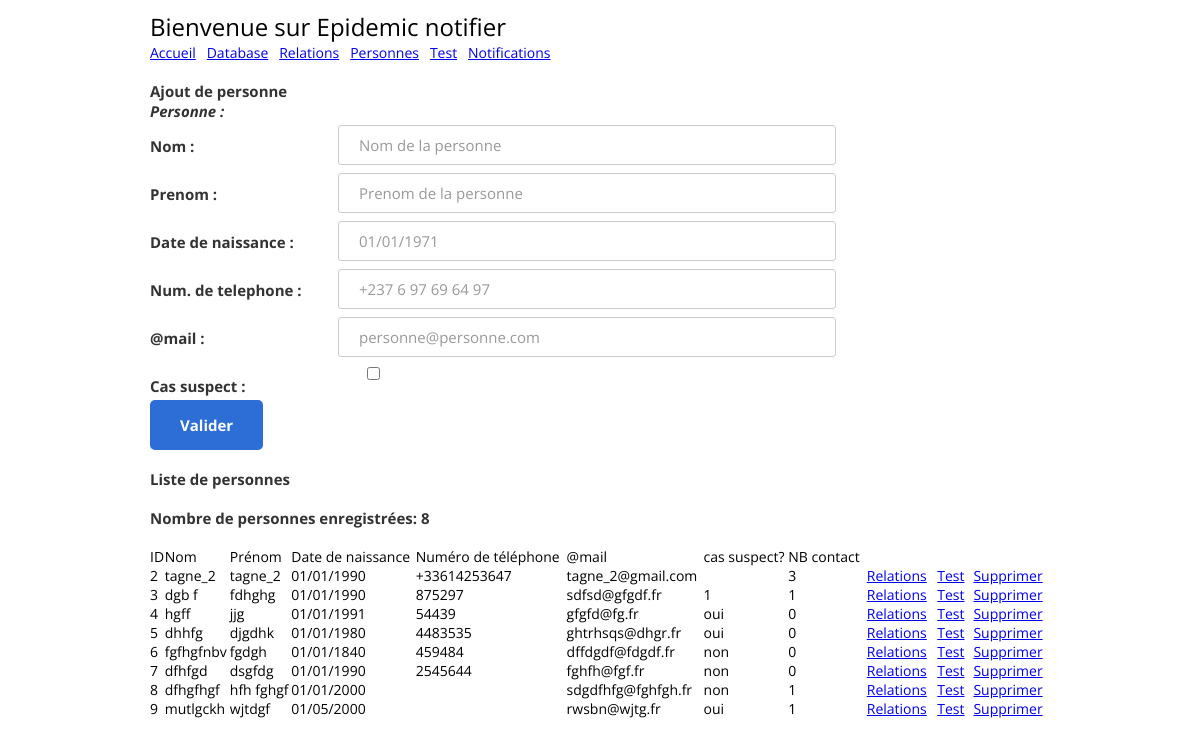
The app's page /personnes, older data.
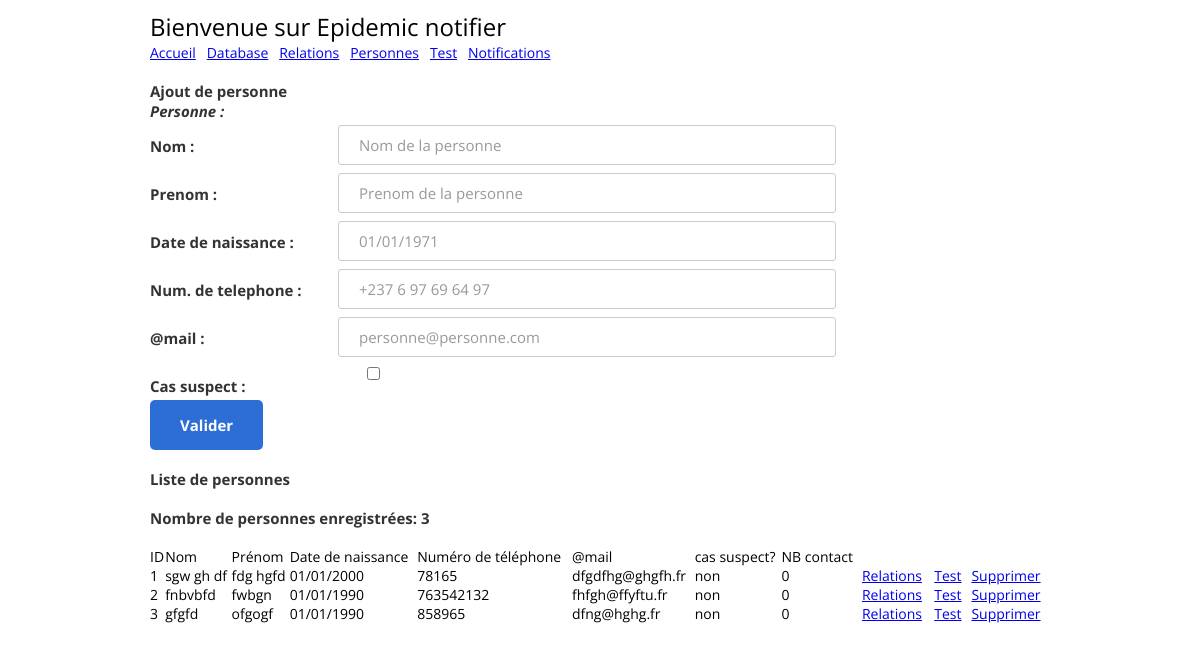
The same page, newer data.
### tables this page shows
CREATE TABLE "personnes" (
	"id"	integer,
	"nom"	text,
	"prenom"	text,
	"date_naiss"	text,
	"num_telephone"	text,
	"email"	text,
	"suspect"	text,
	"gueri"	TEXT,
	PRIMARY KEY("id"),
	UNIQUE("nom","prenom","date_naiss")
);

### app.py (the view)
@app.route("/personnes")
def home_personne():
    personnes = CRP().get_personnes_crp() #Personne().get_all()
    return render_template("personne.html", personnes=personnes, nb_personnes=len(personnes))

### treatment/db/contact_relation_personne.py (called while the page is built, shortened)
    def get_personne_nb_contact(self, personne_id):
        r = "SELECT COUNT(*) FROM contact_relation_personnes WHERE personne_id_1=? OR personne_id_2=? LIMIT 1"
        self.cur.execute(r, (str(personne_id), str(personne_id)))
        row = self.cur.fetchone()
        return row[0]

    def get_personnes_crp(self, personne_id=None):
        if personne_id is None:
            personnes = Personne().get_all()
            p_crp_dict = []
            for p in personnes:
                p_crp = RCRPPersonne(p.id, p.nom, p.prenom, p.date_naiss, p.num_telephone, p.email, p.suspect if p.suspect != None else "", "", self.get_personne_nb_contact(p.id))
                p_crp_dict.append(p_crp)
            return p_crp_dict

### treatment/db/personne.py (called while the page is built)
    def get_all(self):
        self.cur.execute("SELECT  * FROM personnes ORDER BY id ASC")
        rows = self.cur.fetchall()
        return [RPersonne(row[0], row[1], row[2], row[3], row[4], row[5], row[6]) for row in rows]

### templates/personne.html (shortened to what this page needs)
<!DOCTYPE html>
<html>
  <head>
    {% include 'inc/header.html' %}
  </head>
  <body>
    <div class="page-wrapper bg-dark p-t-100 p-b-50">
      <div class="wrapper wrapper--w900">
        <form action="/personnes" method="POST" onsubmit="return validate_form_personne();">
          <div class="card card-6">
            <div class="card-heading">
              {% include 'inc/header_menu.html' %}
            </div>
            <div class="card-body">
              <div class="label-row">Ajout de personne </div>
              {% include 'inc/form_personne.html' %}
            </div>
          </div>
          <div class="card-footer">
            <button class="btn btn--radius-2 btn--blue-2" id="btnvalid_personne" type="submit">Valider</button>
          </div>
        </form>
        <br/>
        <div class="card card-6">
          <div class="card-body">
            <div class="label-row">Liste de personnes</div>
            {% if personnes %}
              <br/>
              <div class="label-row">Nombre de personnes enregistr&eacute;es: {{ nb_personnes }} </div>
            {% endif %}
            <br/>
            {% include 'inc/list_personne.html' %}
          </div>
        </div>
      </div>
    </div>
  </body>
</html>

### templates/inc/list_personne.html
<table width="100%">
      <thead>
        <td>ID</td>
        <td>Nom</td>
        <td>Prénom</td>
        <td>Date de naissance</td>
        <td>Numéro de téléphone</td>
        <td>@mail</td>
        <td>cas suspect?</td>
        <td>NB contact</td>
        <td></td>
        <td></td>
        <td></td>
      </thead>
      <tbody>
        {% if personnes %}
          {% for p in personnes %}
            <tr>
              <td>{{ p.id }}</td>
              <td>{{ p.nom }}</td>
              <td>{{ p.prenom }}</td>
              <td>{{ p.date_naiss }}</td>
              <td>{{ p.num_telephone }}</td>
              <td>{{ p.email }}</td>
              <td>{{ p.suspect }}</td>
              <td>{{ p.nb_contact }}</td>
              <td>&nbsp;<a href="crp?personne={{ p.id }}">Relations</a>&nbsp;</td>
              <td>&nbsp;<a href="tests?personne={{ p.id }}">Test</a>&nbsp;</td>
              <td>&nbsp;<a href="javascript:;" onclick="javascript:confirm_delete('personnes/delete/{{ p.id }}')">Supprimer</a>&nbsp;</td>
            </tr>
          {% endfor %}
        {% else %}
          <tr><td colspan="8">No result!</td></tr>
        {% endif %}
      </tbody>
    </table>

Row changes from the older to the newer data that the page shows:
removed personnes: id "4", nom "hgff", prenom "jjg", date_naiss "01/01/1991", num_telephone "54439", email "gfgfd@fg.fr", suspect "oui", nb_contact "0"
removed personnes: id "5", nom "dhhfg", prenom "djgdhk", date_naiss "01/01/1980", num_telephone "4483535", email "ghtrhsqs@dhgr.fr", suspect "oui", nb_contact "0"
removed personnes: id "6", nom "fgfhgfnbv", prenom "fgdgh", date_naiss "01/01/1840", num_telephone "459484", email "dffdgdf@fdgdf.fr", suspect "non", nb_contact "0"
removed personnes: id "7", nom "dfhfgd", prenom "dsgfdg", date_naiss "01/01/1990", num_telephone "2545644", email "fghfh@fgf.fr", suspect "non", nb_contact "0"
removed personnes: id "8", nom "dfhgfhgf", prenom "hfh fghgf", date_naiss "01/01/2000", email "sdgdfhfg@fghfgh.fr", suspect "non", nb_contact "1"
removed personnes: id "9", nom "mutlgckh", prenom "wjtdgf", date_naiss "01/05/2000", email "rwsbn@wjtg.fr", suspect "oui", nb_contact "1"
added personnes: id "1", nom "sgw gh df", prenom "fdg hgfd", date_naiss "01/01/2000", num_telephone "78165", email "dfgdfhg@ghgfh.fr", suspect "non", nb_contact "0"
changed personnes id 2: nom "tagne_2" → "fnbvbfd"; prenom "tagne_2" → "fwbgn"; num_telephone "+33614253647" → "763542132"; email "tagne_2@gmail.com" → "fhfgh@ffyftu.fr"; suspect (not shown) → "non"; nb_contact "3" → "0"
changed personnes id 3: nom "dgb f" → "gfgfd"; prenom "fdhghg" → "ofgogf"; num_telephone "875297" → "858965"; email "sdfsd@gfgdf.fr" → "dfng@hghg.fr"; suspect "1" → "non"; nb_contact "1" → "0"
Text that changed along with them:
{{ nb_personnes }}: "8" → "3"
